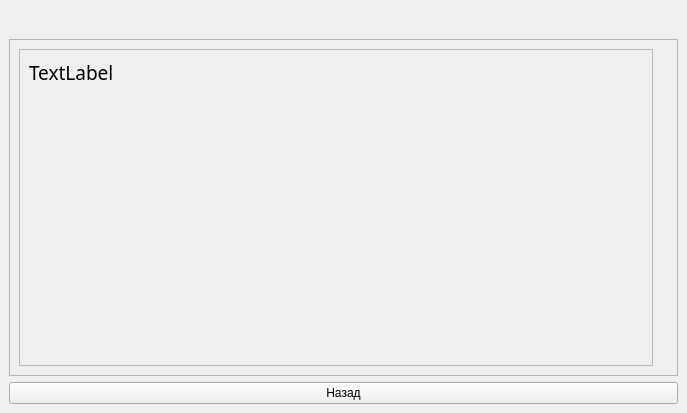
<?xml version="1.0" encoding="UTF-8"?>
<ui version="4.0">
 <class>Result</class>
 <widget class="QMainWindow" name="Result">
  <property name="geometry">
   <rect>
    <x>0</x>
    <y>0</y>
    <width>687</width>
    <height>413</height>
   </rect>
  </property>
  <property name="windowTitle">
   <string>MainWindow</string>
  </property>
  <widget class="QWidget" name="centralwidget">
   <layout class="QVBoxLayout" name="verticalLayout">
    <item>
     <widget class="QLabel" name="label_head">
      <property name="font">
       <font>
        <pointsize>16</pointsize>
       </font>
      </property>
      <property name="text">
       <string/>
      </property>
      <property name="alignment">
       <set>Qt::AlignCenter</set>
      </property>
     </widget>
    </item>
    <item>
     <widget class="QScrollArea" name="scrollArea">
      <property name="widgetResizable">
       <bool>true</bool>
      </property>
      <widget class="QWidget" name="scrollAreaWidgetContents">
       <property name="geometry">
        <rect>
         <x>0</x>
         <y>0</y>
         <width>667</width>
         <height>333</height>
        </rect>
       </property>
       <layout class="QVBoxLayout" name="verticalLayout_2">
        <item>
         <widget class="QFrame" name="frame">
          <property name="minimumSize">
           <size>
            <width>0</width>
            <height>300</height>
           </size>
          </property>
          <property name="maximumSize">
           <size>
            <width>634</width>
            <height>16777215</height>
           </size>
          </property>
          <property name="font">
           <font>
            <pointsize>14</pointsize>
           </font>
          </property>
          <property name="frameShape">
           <enum>QFrame::StyledPanel</enum>
          </property>
          <property name="frameShadow">
           <enum>QFrame::Raised</enum>
          </property>
          <layout class="QVBoxLayout" name="verticalLayout_3">
           <item>
            <widget class="QLabel" name="label_result">
             <property name="font">
              <font>
               <family>Noto Sans Adlam</family>
               <pointsize>14</pointsize>
              </font>
             </property>
             <property name="text">
              <string>TextLabel</string>
             </property>
             <property name="alignment">
              <set>Qt::AlignLeading|Qt::AlignLeft|Qt::AlignTop</set>
             </property>
            </widget>
           </item>
          </layout>
         </widget>
        </item>
       </layout>
      </widget>
     </widget>
    </item>
    <item>
     <widget class="QPushButton" name="pushButton_back">
      <property name="text">
       <string>Назад</string>
      </property>
     </widget>
    </item>
   </layout>
  </widget>
 </widget>
 <resources/>
 <connections/>
</ui>
